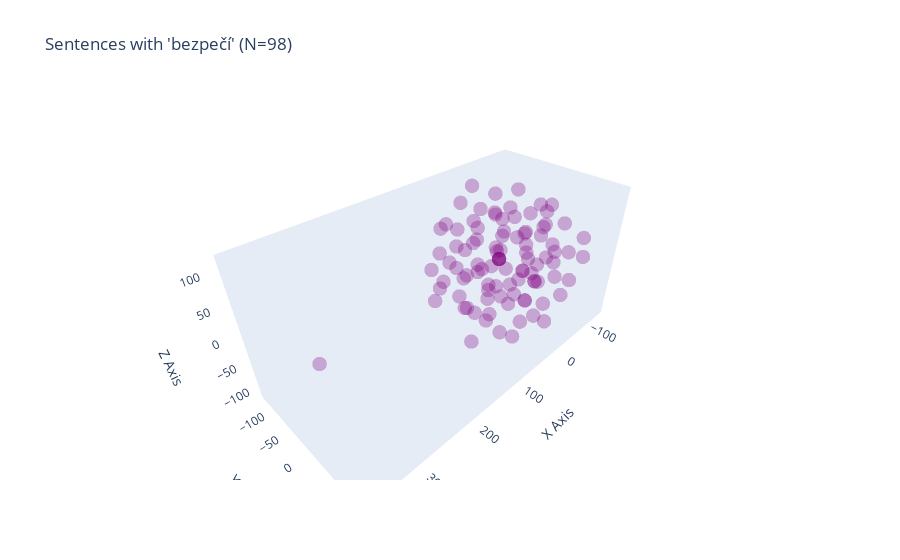

The notebook cell this image was saved under:
### Code cell
title = "Sentences with 'bezpečí' (N={})".format(len(sentences))
fig = go.Figure(data=go.Scatter3d(
    x=xs,
    y=ys,
    z=zs,
    mode='markers',
    marker=dict(
        size=5,
        color='purple',
        opacity=0.3
    ),
    text=hover_text,  # use mapped hover text
    hoverinfo='text',  # ensure only the text field is displayed on hover
))

fig.update_layout(
    title=title,
    scene=dict(
        xaxis=dict(title='X Axis', showgrid=False, showline=False, zeroline=False),
        yaxis=dict(title='Y Axis', showgrid=False, showline=False, zeroline=False),
        zaxis=dict(title='Z Axis', showgrid=False, showline=False, zeroline=False)
    )
)

### Figure 1 — Plotly figure (JSON) as saved in the notebook; plotly's stock layout.template omitted (floating-point values rounded to 4 significant figures)
{"data": [{"hoverinfo": "text", "marker": {"color": "purple", "opacity": 0.3, "size": 5}, "mode": "markers", "text": [" Když se kněží modlí, jak je to jejich povinností, a podávají obět za 3vůj lid a za celý lid Boží, vyznávajíce to, co ěělají, a prožívajíce to, čím se zabývají, pak apoštolská činnost, jejl ne-  - 7 - bezpečí a obtíže jim nejsou překážkou, ale spíš je povznáSejí k dokonalejší svatosti, takže plnost vnitřního života oživuje a pod- něcuje jejich činnost k oslavě celé Boží církve.\n", " ? • Znáte výhody „třetího sloupce jistoty\"? • Chtěli byste vědět, co je bezpodmínečně nutné a co méně nutné v otázkách pojištováníse? • Vyřizujeme náhrady škod z pojištoven ve Švýcarsku, Německu, Československu • Platíte velké daně? Švýcarské bankovnictví a pojišťovnictví skýtá nejvyšší možnou záruku solidnosti a bezpečí.\n", " Moře je zrádné, loď se houpe, jednou je dole, jednou nahoře, fouká pokaždé odjinud, a tak by bylo nejlepší napnout všechny síly, chytit plachty i vesla a plnou parou spěchat někam do bezpečí.\n", "\" Na jedné straně Patrick White, jehož ústy mluví milióny, zanícené pro mír, na druhé Sacharov a Solženicyn; na jedné straně člověk, který se z pohodlného bezpečí demokratického zátiší domnívá, že zná rub mince, na druhé lidé, kteří jej znají opravdu, protože jím byli krůtě postiženi.\n", " Ale víc bychom uvítali, kdyby Chruščov konečně už přišel s nějakým návrhem na spolupráci, která by zajistila bezpečí stamilionů, které chodí po zemi.\n", " O b e c , j í ž h r o z í zkáza, cítí se v bezpečí.\n", "Já však V i n c e n c , v i d a to neštěstí, z p ě č o v a l j s e m se v r h n o u t d o t a k o v é h o nebezpečí a r o z m ý š l e j e co b y c h m ě l za t a k o v é situace činit a přihlížeje v í c e k s v é m u bezpečí než k o d v a z e , připojil j s e m se se s l u ž e b n i c t v e m m ý c h s p o - lečníků k P a v i j s k ý m .\n", " P o n ě v a d ž b y b y l o v e l m i n e b e z p e č n é c t i h o d n é m u bratru O n d ř e j i , p r a ž s k é m u b i s k u p o v i , k v ů l i králi a č e s k ý m v e l m o ž ů m v é s t s v o u při na p o d e z ř e l é m místě, sluší se, abys ty, j e h o ž rozvážnosti j s m e svěřili bezpečí j e h o o s o b y , n e j e n za nás, ale i za sebe a za t é h o ž b i s k u p a vše nutné pečlivě zařídil.\n", " Buďme však realističtí: lidé usilují o mír pro své domovy a o bezpečí; baží po slávě a po potlesku; snaží se získat moc a vliv; hledají přátelství a lásku.\n", " Protože nikdo nemůže vyprodukovat všechno, co požaduje, podporuje dosažení všech těchto cílů směna, a právě tak působí i shromažďování majetku, skýtající bezpečí a přinášející moc.\n", " Jelikož všakj bratislavský klub jako pořadatel utkání nemohl zaručit bezpečí členky družstva DSC Duisburg - Kaiserberg, bývalé čs.\n", " Švýcarské, bankovnictví a pojištovnictví skýtá nejvyšší možnou záruku solidnosti a bezpečí.\n", " Spolu s přijetím pozvání na konferenci Čtyř, má sovětské snaženi pravděpodobně vytčeno za úkol ukolébáni světa do falešného pocitu bezpečí a získání zajištěného zátiší k zažití spolknutých obětí.\n", " A jako ošklivý šprým zní přípitek presidenta Roosevelta, muže, který to tak upřímné myslil: \"Abychom dali _<aždému muži, každé ženě a každému dítěti na světě možnost bezpečí a blahobytu.\n", " Navzdor ušili některých účastníků konference, kteří se ještě nevzdali starých omylů a chyb, a kteří vlastně byli odpůrci mocné orga- nisace, která by střežila bezpečí a mír mezi národy, charta Spojených národů dává základ mezinárodní organisaci opravdu nového typu.\n", " Švýcarské, bankovnictví a pojišťovnictví skýtá nejvyšší možnou záruku solidnosti a bezpečí.\n", " Hebyl to kapitál, to ne, ale byla to pojistka pro všechny případy, Ü védomí tohoto finanžního bezpečí jsem pookřál a rozkvetl ténéř jako Viktoria královská.\n", " Švýcarské, bankovnictví a pojištovnlctví skýtá nejvyšší možnou záruku solidnosti a bezpečí.\n", " Švýcarské, bankovnictví a pojištovnictví skýtá nejvyšší možnou záruku solidnosti a bezpečí.\n", " 36  ________________ _ zpravodaj 10/98______________________ V těchto končinách je auto vzácným zjevem a jejich poháněči, ať děti, či dospělí, nechávají osly jejich osudu a běží se před námi schovat daleko do bezpečí.\n", "? * Znáte výhody \"třetího sloupce jistoty\"? * Chtěli byste vědět, co je bezpodmínečně nutné a co méně nutné v otázkách pojištění? * Vyřizujeme náhrady škod z pojišťoven ve CH, SRN, ČSFR * Platíte velké daně? Švýcarské bankovnictví a pojišťovnictví skýtá nejvyšší možnou záruku solidnosti a bezpečí.\n", " Kde mám pocit bezpečí.\n", " Svět, v němž se pohybují, nečpí živočišnou člověčinou, je ojíněn nostalgií vize o hřejivém lidském soužití a touhou po spočinutí v citovém bezpečí.\n", " Ne- mohou:trvale spočinout v teplém bezpečí opravdové, bezvýhradné lásky, neboVčlověk je nahlodán ‘povrchností a^zmarem^ a střeží jen své so- becké;zájmy.\n", " 66  5 Ve sbírce Vítr v síti však toto kontrap^unktické prolínání dvojího zření - totiž vědomi ohroženosti a krutosti láský,•Ústící v literatuře do tragických finále, a touha po životním bezpečí, klenoucí nad každým příběhem harmonickou duhu štěstí - není domyšleno do všech wněleckých důsledků.\n", "einem, jímž^bylo umožněno velkému poctu oběti komunismu dosáhnout bezpečí a založit si novy domov v naší zemi.\n", " Když vzácně př^de taková chvilka tepla a něhy prostě jen lidské, i ta musí být zničena : « Po dlouhé době sc cítila v jeho náruči v bezpečí a začala sladce usínat.\n", " Ukazuje se, že navzájem se chápat (přes onu hranici, která z občana, dělá disidenta) je v české společnosti zřejmě stále možné, ale obtížnější je vstoupit do smysluplné komunikace, když jeden nasazuje čin a druhý by byl nanejvýš ochoten v soukromí a v bezpečí nasadit slovo.\n", " Je jim přirozeným ontickým živlem, v němž se ke stále větší dokonalosti rozvíjí nadání vycítit v každém jsoucnu puls univerzálního života, spatřovat hrající si dítě času v bezpečí náruče věčnosti, nalézat smysluplnost lidské existence ve světě chráněnu zárukou přítomnosti Boha.\n", " Toto hledání mnohým připomíná počínání toho, kdo opustil bezpečí rodné zátoky pozemské konečnosti a vydal se sám na malé lodi všanc neznámému oceánu.\n", " je v bezpečí své záštity.\n", " Platíte vysoké daně? Švýcarské bankovnictví a pojištovnictví skýtá nejvyšší možnou záruku solidnosti a bezpečí.\n", " Úvodem se pochlubilo, že v prvním pololetí to- hoto roku \"zneškodnil na příklad jenom jeden útvar bezpečnostních or- gánů ministerstva vnit- ra 22 zahraničních agen- tů, a po tomto holdu vzorným plničúm plá- nu se rozepsalo, o ne- bezpečí, které se tají pod turistickou družbou ze Západu, Špionážní centra prý \"rozmisť ují\" do řad poctivých zahraničních turistů své agenty, po- užívajíce při tom často služeb krajanu, \"nara- zených\" jednotlivě do skupin mnoha čestných Čechů a Slováků ze za- hraničí.\n", " A to jsem si myslel, když jsem opustil rodnou hroudu, že jsem ve Dvoře na národním výboře zanechal v bezpečí šedou knížku vojenskou, i tu červenou knížku plnou obscenit: Foto vyděšené tváře jinocha u zdi, otisk palce primáta mužského pohlaví, 183 cm dlouhého, vlasů kaštanových, očí hnědých, pobývajícího na trvalé adrese níže označené, zasluhujícího si jídlo prací stvrzenou razítkem a připraveného k obraně vlasti v řadách útvaru jména tajného.\n", " Zpěv ptactva občas sice rušily rány a výstřely zátek z lahvi šampaňského, byl to ale krásný bílý den a zakončili jsine ho až  v noci jen v bezpečí a pohodlí seníku na mýtině pod hvězdnou oblohou.\n", " Dostal se v bezpečí do Londýna, kde se ihned účastnil druhého odboje, vedeného presidentem Benešem.\n", " To by jistě byla pravda - pokud by se program SDI měl stát východiskem jen pro novou zkostnatělou doktrínu vojenského myšlení, která by dávala stejně falešný pocit bezpečí (a ochromovala další vývoj prostředků obrany), jako tomu bylo u „nukleárního deštníku“.\n", " Švýcarské, bankovnictví a pojištovnictví skýtá nejvyšší možnou záruku solidnosti a bezpečí.\n", "skutečně docházelo k dosídlování dnešního pohraničí, jenomže to byli Němci, kteří zde hledali práci, demokracii a bezpečí.\n", "se'1c|ára||P^ nezískávají přesto naprosté bezpečí: čím víc má stáďď|jIaY,-\"’tín?dřfv spátřL - dravce, anebo taky ne, jestliže se každý jednotlivéc špbléhá na^pozomosl druhého, takže nedává pozor nikdo.\n", " stejně mu padne za kořist ten nejslabší a nejpomalejší jedinec ze stáda, Takže z toho je vidět, že stádo či stát neposkytuje skutečné bczpcčí,alu;jca jakousi iluzi bezpečí.\n", " Skupina opiátů - drog jako heroin nebo morfium vyvolává všeobecně euforický pocit bezpečí.\n", " Ve vratkém bezpečí našich stanů jsme naslouchali, jak medvědi po setmění tiše chodí po břehu řeky, Mike se jednou ráno vzbudil a hleděl do tváře mladé medvědici, která nahlížela do stanu.\n", "  Osmá strana nár o dní po l it ik a Červen 1992 Čtyř-až šestinásobné zvětšení kapitálu! Zamýšlíte podnikat? Chcete si za nízkých úrokových sazeb peníze půjčit a na vysoké je ukládat? Švýcarské bankovnictví a pojišlovnictví skýtá nejvyšši možnou záruku solidnosti a bezpečí.\n", " Čelme ne- bezpečí nervových šoků, které hrozí v naší skuteč- nosti každodenně všem, co nepatří k «blahosla- veným ».\n", " Tehdy za ním přijela z Anglie na Strž ve vojenském jee- pu dcera Thomase Manna, Erika, a chtěla ho dopravit do bezpečí.\n", " Trvalo dlouho, než vylezl ty dva žebříky, ale pořád ještě byl v bezpečí, v krytu posledního odpočívadla, na němž před chvílí stáli.\n", " Jeli dosud ve vaší moci, pokuste se dopravil je do bezpečí, cv.\n", " Já ale otázku trochu pootočím: nehumanizujeme „systém \" vlastně tím, že si uvě- domujeme lidskou potřebu „vyššího principu\", abych tak řekla, a snažíme se podle něj žít bez ohledu na možnosti a přání systému? Když se mluví o blahu člověka v politice, a to nejen u nás, myslí se tím blaho, které je možné si koupit nebo které může člověk dostat od státu v podobě sociálního bezpečí.\n", " Na stát sociálního blahobytu si však nedají sáhnout, když se začne navyklost na sociální bezpečí otřásat, dají hlasy opět Palmemu.\n", " Nebylo by lepší chvíli spát? Vím, že jsem v takovém bezpečí, jako ještě nikdy, jen ten nevyřešený problém mě ruší.\n", " ♦ Platíte vysoké daně? Švýcarské bankovnictví a pojišťovnictví skýtá nejvyšší možnou záruku solidnosti a bezpečí.\n", " Švýcarské, bankovnictví a pojištovnictví skýtá nejvyšší možnou záruku solidnosti a bezpečí.\n", " Švýcarské, bankovnictví a pojišťovnictví skýtá nejvyšší možnou záruku solidnosti a bezpečí.\n", " Dítě, které prožívá pocit bezpečí, se naučí důvěřovat.\n", " 40  * * * V tichém vanutí jara jakmile vítr hladí křehké listy když raší malý mladý život tušíme cosi co v hlubině jásá a zaručuje nekonečné bezpečí Boha, jenž je mladší než všechno mladé Boha věčné jaro a věčné mládí.\n", "» Jednou z provincií Mexika je Chia- pas, tam žijí Indiáni, a ti jsou ve sporu s ústřední vládou, která tam vidí ne- bezpečí komunismu, a tamní biskup mons.\n", " Pocítím lehký závan pohody, bezpečí, útulna.\n", " Takový rokokový lantkrabě se cítil v bezpečí; nemusel svého předchůdce zavraždit, nastoupil dědičně; měl věrné poddané, jeho granátníci stáli před zámkem pro parádu, ne proto, že by čekal vrahy; on měl pokdy na pomilování.\n", " Naplňuje mě neobyčejným pocitem; bezpečí, slibuje-li mi bezpečnost někdo, kdo si není jist bezpečností vlastní.\n", " Švýcarské bankovnictví a pojišťovnictví skýtá nejvyšší možnou záruku solidnosti a bezpečí.\n", " Graf Spee, poškozen, dorazil do bezpečí neutrálního přístavu, kde však mezinárodní pravidla mu dovolovala setrvat jen krátký čas.\n", "\" Mimo jiné pravil: “Nejzákladnějšími právy občanů Velké Británie jsou práva na bezpečí před zatčením a vězněním bez rozsudku soudu, na svobodu přesvědčení a náboženství, svobodu projevu, spolčování a tisku, na svrchovanost lidu a platnost zákonů.\n", " Trval na tom, že demokracie v Československu je v bezpečí a že není kontrolována či ovládána v žádném smyslu Ruskem.\n", " Jdeš živo- tem a neznáš propasti, ne- bezpečí, co tě ohrožuje, která cesta je bezpečná a která je nebezpečná? Máš jistotu, že ne- padneš do propasti bez- naděje a zoufalství? 00 ŘÍKAJÍ NAIVNÍ LÍDĚ? \"žijeme jen jednou.\n", "1950 všichni poběží mne vyslechnout Na tomto rozvětvení To nejkrásnější co znám je závre? A každého 25 května ке konci odpoledne starý Ęelescluze V masce srpne míří к Ohsteau-DzLau Seklo by se Že mlátí kadrami zrcadla do stínu Stále Hle padají znovu křídla patrici nespoleh-ivci Náhle klenba v celé své hrůze Vyleštěné slovo rzivé a slepice ncv-hlé Kdo hryže křešou varhan z Barbarie Není příliš brzo když se začíná uchylovat do bezpečí Forczu-Ht ž- i éniz Je ucělán z eíemér Jedni z že bi svých myšlenek které mne inspirovaly nejvíc ze soucitu Je to key ž se verí že je možné praštit stížností cos ns chr oni srnu • Jako po.\n", " Odpovědnosti, jíž nás násilné odnaučovali, ale jíž j oco so také často kvůli svému zdánlivému pohodlí a bezpečí vzdali.\n", " Život s chůvou byl střízlivý a nezáživný, skýtal ovšem bezpečí a pohodlí a Dora, odjaktěživa trochu líná, mu po čase začala přivykat.\n", " Znamená bezpečí, jistotu.\n", " „Nemyslím, že by hledala bezpečí právě touhle cestou.\n", " Švýcarské bankovnictví a pojišťovnictví skýtá nejvyšší možnou záruku solidnosti a bezpečí.\n", "Boj a konflikty nepřestanou,neexistují opravdová bezpečí, útěcha,hranice naší existence je příliš klau- strofobická.\n", " Lenin napsal odpověď anglicky přímo na telegrafní blanket: Pověst nepravdivá - bývalý car je v bezpečí - všechny pověsti jsou pouze lži kapitalistického tisku (14).\n", " ♦ Platíte vysoké daně? Švýcarské bankovnictví a pojišťovnictví skýtá nejvyšší možnou záruku solidnosti a bezpečí.\n", " ’ „Copak se temelínští necítí v bezpečí?“ zeptal jsem se.\n", " To si uvědomil pisatel těchto vzpomínek, když seděl v pokoji, upraveném prý tak, aby jeho obyvatelé byli v bezpečí.\n", " Bavorsko je vítáno, ale 'není podmínkou' „28 Čtyř- až šestinásobné zvětšení kapitálu! Zamýšlíte podnikat? Chcete si za nízkých úrokových sazeb peníze půjčit a na vysoké je ukládat? Švýcarské bankovnictví a pojišťovnictví skýtá nejvyšší možnou záruku solidnosti a bezpečí.\n", " \"NEBE\" V životě každého člověka existují okamžiky vnitřního štěstí: prožitky harmonie, bezpečí, svobody, poznání, jistoty, síly, pokoje, radosti, lásky atd.\n", " Myslím, že aspoň v naší do- bě mají smysl jen ty národy, které usilují o demokracii a vše, co je s ní ideálně spojené: o svobodu ducha, bezpečí těla, slušnost atd.\n", " kde lidi obklopuje bezpečí a hmotný blahobyt, je jen prvním znamením stísněnosti, která se všude vzdouvá.\n", " Tyto kontakty s obhájci lidských práv však znamenaly pro Scheura ohrožení jeho vlastního bezpečí.\n", " Všichni doufali, že po dobách kdy nebylo domova, bude jednota v bezpečí.\n", " Od té chvíle nesmírně narostlo ne- bezpečí zahraniční intervence.\n", "? * Znáte výhody \"třetího sloupce jistoty\"? * Chtěli byste vědět, co je bezpodmínečně nutné a co méně nutné v otázkách pojištění? * Vyřizujeme náhrady škod z pojišťoven ve CH, SRN, ČSFR * Platíte velké daně? Švýcarské bankovnictví a pojišťovnictví skýtá nejvyšší možnou záruku solidnosti a bezpečí.\n", " Ty budeš zatím doma v bezpečí.\n", " Uvnitř - zaostření na úsilí získat co možná největší pohodlí dosažitelné za daných podmínek, jako jedinou hmatatelnou míru bezpečí.\n", " Proto myslím, že nyní je náš dédy hezky daleko od Chicaga v bezpečí.\n", " Slabší, jmenovitě ženské, začali naříkat a volat na řidiče, aby je rychle vyvezl do bezpečí.\n", " Praví se, že je o bezpečí oné osoby postaráno mimo jiné tím, že byla vypravena v průvodu ochránců aeroplánem na pacifické pobřeží a nyní jest bezpochyby již na oceánu, na cestě do některého asijského přístavu, tedy daleko z dosahu rukou oněch členů gangu Ccsmano-Scarfagliova ,kteří při debaklu bandy zůstali ještě na svobodě.\n", " V situaci ochuzení a otřesu, bez příjem- ného a užitečného bezpečí, jaké skýtají univerzitní instituce, možná právě zde, kde se filosofie nedělá zároveň s kariérou, začíná se chápat, že filosofie je základní.\n", " Vytoužené zátiší, obal nás měkkostí bezpečí, pocitem, který jsme ztratili s bezelstností dětství.\n", " A kdyby to tenkrát bývalo Untungovým marxistickým pučistům vyšlo, komunismus by ted z indonéského Západního Iriánu /Nová Guinea/ znovu sahal na krk e- xulantům, kteří před ním utekli do toho nejbezpečnějšího bezpečí.\n", " A opět, na tak vratkých základech, na existenci kliky generálů, kteří kdysi náhodou přežili komunistický puč, závisí zčásti bezpečí \"útulku před komunismem\" na druhém konci světa.\n", " Ale ovšem, Timor není jedinou představitelnou hrozbou tomuto fiktivnímu bezpečí.\n", " Malá změna v politickém nazírání vůdců Rudé Cíny, jejíž sblížení s ideologickými bratranci v Sovětském Svazu se nedá na věky vyloučit, a kde je bezpečí australského kontinentu? Čím dříve si exulant uvědomí, že pro politického živočicha není úniku, tím větší naděje na ozdravění jeho myšlení.\n", " Prostě a jednoduše: hledáme bezpečí, které není z tohoto světa.\n", " V Moskvě jsou lidé s dobrou pamětí a ti se pamatují, co psala \"Pravda\" v roce 1968 o pronikáni západoněmeckého kapitálu do Československa: \"Ted nám hrozí stejné ne- bezpečí\", říkají.\n", " Je příznakem dnešní doby zmatku, že se ideologie a oceňování vlastních zájmů mění rychleji, nez kdy jindy a že zahraniční politika většiny států postrádá kontinuity, jež jediná může dáti světu klid a bezpečí.\n"], "x": [88.36, -13.58, 60.6, -64.58, 72.89, 85.37, 42.07, -23.23, -37.69, 371.6, 113.5, 40.89, -77.61, 51.81, 85.31, 23.14, -14.21, -46.62, 40.89, 83.96, 34.66, -8.274, -64.79, -40.73, -32.93, -43.16, -113.9, 101.8, -2.751, 15.56, 46.39, -90.27, -49.49, -3.409, 106.1, 16.44, -57.34, 40.89, 27.73, -83.72, 128.7, -132.9, -10.12, 71.3, -64.49, 15.62, 48.75, -5.238, 79.91, -98.17, -14.72, 8.538, 40.89, 23.14, 27.03, -90.73, 56.36, -4.852, 86.99, -107.3, -121.7, 46.57, -65.12, 102.2, -61.77, -58.66, -12.94, -44.16, 64.17, -13.34, -53.15, -94.11, 43.92, 8.538, 32.59, -110.2, 54.42, 51.54, -97.62, -26.82, -35.63, 21.28, -90.27, 34.66, 62.62, 29.16, 89.39, 66.49, -22.86, -5.664, 8.685, -45.8, -48.84, -8.126, -20.44, -3.703, 33.55, -69.0], "y": [9.735, -44.46, 21.71, 10.37, 51.27, -13.27, 57.57, -125.9, -91.85, 52.86, 36.54, 18.28, 43.03, -102.1, -87.01, 61.31, 31.56, -9.857, 18.28, -5.994, 81.94, -120.5, -27.66, -29.54, -11.23, 85.03, 5.318, 28.48, -30.93, -58.97, -48.03, -82.83, -66.84, 10.58, -57.37, -19.71, -67.4, 18.28, -84.8, -18.4, -13.8, -31.73, -18.05, -8.555, -82.16, -16.23, -40.79, -83.42, -57.6, 66.74, 56.84, 41.21, 18.28, 61.31, 83.46, -90.87, -97.73, -68.44, -42.88, -4.117, -43.78, 5.295, 19.68, 64.22, 97.92, 45.6, -60.77, -31.49, 101.3, 74.44, -109.9, 86.39, -20.78, 41.21, 58.9, -44.35, 100.0, -99.17, 41.55, -32.96, 19.35, 26.05, -33.68, 81.94, 40.44, -10.21, 67.11, -26.96, 80.88, 8.802, -102.3, 37.23, 59.18, 82.84, 19.46, 108.1, -71.36, 30.04], "z": [-113.2, -106.2, -63.97, -48.03, -6.892, 0.9679, -101.0, 55.99, -79.98, 61.39, -23.67, 30.36, -16.8, -5.68, -17.2, -35.11, -117.1, -94.83, 30.36, -53.71, 16.69, -23.81, 9.274, 73.27, 112.4, -46.18, -38.78, 51.82, 76.83, 58.17, 21.19, 16.32, 44.97, -42.38, -55.11, -47.93, -24.31, 30.36, -38.34, 52.03, 15.01, 47.75, 36.91, 59.67, 74.04, -9.159, -23.39, 105.3, 76.04, -51.65, 104.3, 4.825, 30.36, -35.11, 107.6, -56.41, -74.67, 12.28, 17.29, 22.2, -52.18, -31.51, 30.87, 32.29, 57.94, -93.53, -48.12, -48.06, 67.54, 56.62, 1.768, 5.581, 101.8, 4.825, 68.47, -6.582, -26.58, 42.79, 49.41, -2.792, -1.843, 97.22, -94.46, 16.69, 94.16, -113.5, -57.53, -74.75, -2.719, -85.17, 24.19, -44.17, 22.72, -83.24, 54.2, 61.13, -90.25, 88.27], "type": "scatter3d"}], "layout": {"scene": {"xaxis": {"title": {"text": "X Axis"}, "showgrid": false, "showline": false, "zeroline": false}, "yaxis": {"title": {"text": "Y Axis"}, "showgrid": false, "showline": false, "zeroline": false}, "zaxis": {"title": {"text": "Z Axis"}, "showgrid": false, "showline": false, "zeroline": false}}, "title": {"text": "Sentences with 'bezpečí' (N=98)"}}}
